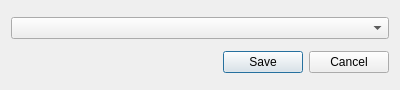
<?xml version="1.0" encoding="UTF-8"?>
<ui version="4.0">
 <class>analysDialog</class>
 <widget class="QDialog" name="analysDialog">
  <property name="windowModality">
   <enum>Qt::WindowModal</enum>
  </property>
  <property name="geometry">
   <rect>
    <x>0</x>
    <y>0</y>
    <width>400</width>
    <height>90</height>
   </rect>
  </property>
  <property name="windowTitle">
   <string notr="true">Dialog</string>
  </property>
  <layout class="QVBoxLayout" name="verticalLayout">
   <item>
    <widget class="QComboBox" name="lifeObjects"/>
   </item>
   <item>
    <widget class="QDialogButtonBox" name="buttonBox">
     <property name="orientation">
      <enum>Qt::Horizontal</enum>
     </property>
     <property name="standardButtons">
      <set>QDialogButtonBox::Cancel|QDialogButtonBox::Save</set>
     </property>
    </widget>
   </item>
  </layout>
 </widget>
 <resources/>
 <connections>
  <connection>
   <sender>buttonBox</sender>
   <signal>accepted()</signal>
   <receiver>analysDialog</receiver>
   <slot>accept()</slot>
   <hints>
    <hint type="sourcelabel">
     <x>248</x>
     <y>254</y>
    </hint>
    <hint type="destinationlabel">
     <x>157</x>
     <y>274</y>
    </hint>
   </hints>
  </connection>
  <connection>
   <sender>buttonBox</sender>
   <signal>rejected()</signal>
   <receiver>analysDialog</receiver>
   <slot>reject()</slot>
   <hints>
    <hint type="sourcelabel">
     <x>316</x>
     <y>260</y>
    </hint>
    <hint type="destinationlabel">
     <x>286</x>
     <y>274</y>
    </hint>
   </hints>
  </connection>
 </connections>
</ui>
